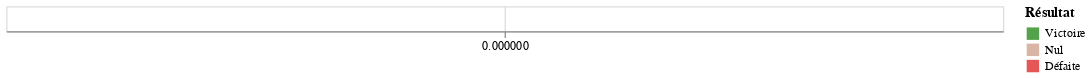

Notebook source saved alongside this figure:
### Markdown cell above
# Des matchs, des résultats

### Code cell
vnd = matchs_saison.groupby('Saison').agg({'Victoire': 'sum', 'Défaite': 'sum', 'Nul': 'sum'}).reset_index().melt(id_vars='Saison', value_vars=['Victoire', 'Nul', 'Défaite'])

alt.Chart(vnd).mark_bar().encode(
    x=alt.X(
        'value:Q', 
        title='',
    ),
    color=alt.Color(
        'variable', 
        title='Résultat', 
        scale=alt.Scale(
            domain=['Victoire', 'Nul', 'Défaite'], 
            range=['#54a24b', '#d8b5a5', '#e45756']
        )
    ),
    tooltip=[alt.Tooltip("Saison", title="Saison"), alt.Tooltip("variable", title='Résultat'), alt.Tooltip("value", title="Académies")],
    order=alt.Order(
        'variable',
        sort='descending'
    )
).properties(
    width=800
).configure_axisY(
    labelPadding=20, 
    labelFontSize=18,
    grid=False,
)

### Figure 1 — Vega-Lite specification as saved in the notebook (floating-point values rounded to 4 significant figures)
{"config": {"view": {"continuousWidth": 400, "continuousHeight": 300}, "axisY": {"grid": false, "labelFontSize": 18, "labelPadding": 20}}, "data": {"name": "data-d751713988987e9331980363e24189ce"}, "mark": "bar", "encoding": {"color": {"field": "variable", "scale": {"domain": ["Victoire", "Nul", "Défaite"], "range": ["#54a24b", "#d8b5a5", "#e45756"]}, "title": "Résultat", "type": "nominal"}, "order": {"field": "variable", "sort": "descending", "type": "nominal"}, "tooltip": [{"field": "Saison", "title": "Saison", "type": "nominal"}, {"field": "variable", "title": "Résultat", "type": "nominal"}, {"field": "value", "title": "Académies", "type": "quantitative"}], "x": {"field": "value", "title": "", "type": "quantitative"}}, "width": 800, "$schema": "https://vega.github.io/schema/vega-lite/v4.17.0.json", "datasets": {"data-d751713988987e9331980363e24189ce": []}}
